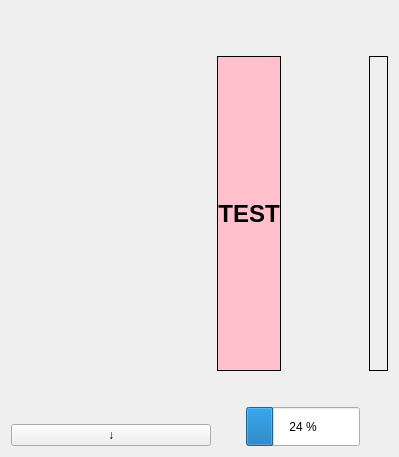
      <widget class="QWidget" name="tab">
       <property name="sizePolicy">
        <sizepolicy hsizetype="Preferred" vsizetype="Preferred">
         <horstretch>0</horstretch>
         <verstretch>0</verstretch>
        </sizepolicy>
       </property>
       <attribute name="title">
        <string> Information</string>
       </attribute>
       <layout class="QHBoxLayout" name="horizontalLayout_10" stretch="0,7">
        <item>
         <widget class="QFrame" name="left_frame">
          <property name="minimumSize">
           <size>
            <width>200</width>
            <height>0</height>
           </size>
          </property>
          <property name="frameShape">
           <enum>QFrame::NoFrame</enum>
          </property>
          <property name="frameShadow">
           <enum>QFrame::Plain</enum>
          </property>
          <layout class="QVBoxLayout" name="verticalLayout_8">
           <property name="spacing">
            <number>0</number>
           </property>
           <property name="leftMargin">
            <number>0</number>
           </property>
           <property name="topMargin">
            <number>0</number>
           </property>
           <property name="rightMargin">
            <number>0</number>
           </property>
           <property name="bottomMargin">
            <number>0</number>
           </property>
           <item>
            <layout class="QVBoxLayout" name="verticalLayout_9" stretch="0,0,0,0,0,0,0,0">
             <property name="spacing">
              <number>9</number>
             </property>
             <item>
              <layout class="QHBoxLayout" name="horizontalLayout_8">
               <item>
                <widget class="QLabel" name="lbl_boat_img">
                 <property name="minimumSize">
                  <size>
                   <width>50</width>
                   <height>50</height>
                  </size>
                 </property>
                 <property name="maximumSize">
                  <size>
                   <width>50</width>
                   <height>50</height>
                  </size>
                 </property>
                 <property name="frameShape">
                  <enum>QFrame::NoFrame</enum>
                 </property>
                 <property name="text">
                  <string/>
                 </property>
                 <property name="scaledContents">
                  <bool>true</bool>
                 </property>
                </widget>
               </item>
               <item>
                <spacer name="horizontalSpacer_5">
                 <property name="orientation">
                  <enum>Qt::Horizontal</enum>
                 </property>
                 <property name="sizeType">
                  <enum>QSizePolicy::Fixed</enum>
                 </property>
                 <property name="sizeHint" stdset="0">
                  <size>
                   <width>10</width>
                   <height>20</height>
                  </size>
                 </property>
                </spacer>
               </item>
               <item>
                <widget class="QLabel" name="lbl_boat_txt">
                 <property name="sizePolicy">
                  <sizepolicy hsizetype="Preferred" vsizetype="Preferred">
                   <horstretch>0</horstretch>
                   <verstretch>0</verstretch>
                  </sizepolicy>
                 </property>
                 <property name="frameShape">
                  <enum>QFrame::NoFrame</enum>
                 </property>
                 <property name="text">
                  <string/>
                 </property>
                </widget>
               </item>
              </layout>
             </item>
             <item>
              <layout class="QHBoxLayout" name="horizontalLayout_18">
               <item>
                <widget class="QLabel" name="lbl_date_img">
                 <property name="minimumSize">
                  <size>
                   <width>50</width>
                   <height>50</height>
                  </size>
                 </property>
                 <property name="maximumSize">
                  <size>
                   <width>50</width>
                   <height>50</height>
                  </size>
                 </property>
                 <property name="frameShape">
                  <enum>QFrame::NoFrame</enum>
                 </property>
                 <property name="text">
                  <string/>
                 </property>
                 <property name="scaledContents">
                  <bool>true</bool>
                 </property>
                </widget>
               </item>
               <item>
                <spacer name="horizontalSpacer_6">
                 <property name="orientation">
                  <enum>Qt::Horizontal</enum>
                 </property>
                 <property name="sizeType">
                  <enum>QSizePolicy::Fixed</enum>
                 </property>
                 <property name="sizeHint" stdset="0">
                  <size>
                   <width>10</width>
                   <height>20</height>
                  </size>
                 </property>
                </spacer>
               </item>
               <item>
                <widget class="QLabel" name="lbl_date_txt">
                 <property name="sizePolicy">
                  <sizepolicy hsizetype="Preferred" vsizetype="Preferred">
                   <horstretch>0</horstretch>
                   <verstretch>0</verstretch>
                  </sizepolicy>
                 </property>
                 <property name="frameShape">
                  <enum>QFrame::NoFrame</enum>
                 </property>
                 <property name="text">
                  <string/>
                 </property>
                 <property name="wordWrap">
                  <bool>true</bool>
                 </property>
                </widget>
               </item>
              </layout>
             </item>
             <item>
              <layout class="QHBoxLayout" name="horizontalLayout_12">
               <item>
                <widget class="QLabel" name="lbl_brightness_img">
                 <property name="minimumSize">
                  <size>
                   <width>50</width>
                   <height>50</height>
                  </size>
                 </property>
                 <property name="maximumSize">
                  <size>
                   <width>50</width>
                   <height>50</height>
                  </size>
                 </property>
                 <property name="frameShape">
                  <enum>QFrame::NoFrame</enum>
                 </property>
                 <property name="text">
                  <string/>
                 </property>
                 <property name="scaledContents">
                  <bool>true</bool>
                 </property>
                </widget>
               </item>
               <item>
                <spacer name="horizontalSpacer_13">
                 <property name="orientation">
                  <enum>Qt::Horizontal</enum>
                 </property>
                 <property name="sizeType">
                  <enum>QSizePolicy::Fixed</enum>
                 </property>
                 <property name="sizeHint" stdset="0">
                  <size>
                   <width>10</width>
                   <height>20</height>
                  </size>
                 </property>
                </spacer>
               </item>
               <item>
                <widget class="QLabel" name="lbl_brightness_txt">
                 <property name="sizePolicy">
                  <sizepolicy hsizetype="Preferred" vsizetype="Preferred">
                   <horstretch>0</horstretch>
                   <verstretch>0</verstretch>
                  </sizepolicy>
                 </property>
                 <property name="frameShape">
                  <enum>QFrame::NoFrame</enum>
                 </property>
                 <property name="text">
                  <string/>
                 </property>
                </widget>
               </item>
              </layout>
             </item>
             <item>
              <layout class="QHBoxLayout" name="horizontalLayout_23">
               <item>
                <widget class="QLabel" name="lbl_cloud_img">
                 <property name="minimumSize">
                  <size>
                   <width>50</width>
                   <height>50</height>
                  </size>
                 </property>
                 <property name="maximumSize">
                  <size>
                   <width>50</width>
                   <height>50</height>
                  </size>
                 </property>
                 <property name="frameShape">
                  <enum>QFrame::NoFrame</enum>
                 </property>
                 <property name="text">
                  <string/>
                 </property>
                 <property name="scaledContents">
                  <bool>true</bool>
                 </property>
                </widget>
               </item>
               <item>
                <spacer name="horizontalSpacer_14">
                 <property name="orientation">
                  <enum>Qt::Horizontal</enum>
                 </property>
                 <property name="sizeType">
                  <enum>QSizePolicy::Fixed</enum>
                 </property>
                 <property name="sizeHint" stdset="0">
                  <size>
                   <width>10</width>
                   <height>20</height>
                  </size>
                 </property>
                </spacer>
               </item>
               <item>
                <widget class="QLabel" name="lbl_cloud_txt">
                 <property name="sizePolicy">
                  <sizepolicy hsizetype="Preferred" vsizetype="Preferred">
                   <horstretch>0</horstretch>
                   <verstretch>0</verstretch>
                  </sizepolicy>
                 </property>
                 <property name="frameShape">
                  <enum>QFrame::NoFrame</enum>
                 </property>
                 <property name="text">
                  <string/>
                 </property>
                </widget>
               </item>
              </layout>
             </item>
             <item>
              <layout class="QHBoxLayout" name="horizontalLayout_20">
               <item>
                <widget class="QLabel" name="lbl_ble_antenna_img">
                 <property name="minimumSize">
                  <size>
                   <width>50</width>
                   <height>50</height>
                  </size>
                 </property>
                 <property name="maximumSize">
                  <size>
                   <width>50</width>
                   <height>50</height>
                  </size>
                 </property>
                 <property name="frameShape">
                  <enum>QFrame::NoFrame</enum>
                 </property>
                 <property name="text">
                  <string/>
                 </property>
                 <property name="scaledContents">
                  <bool>true</bool>
                 </property>
                </widget>
               </item>
               <item>
                <spacer name="horizontalSpacer_15">
                 <property name="orientation">
                  <enum>Qt::Horizontal</enum>
                 </property>
                 <property name="sizeType">
                  <enum>QSizePolicy::Fixed</enum>
                 </property>
                 <property name="sizeHint" stdset="0">
                  <size>
                   <width>10</width>
                   <height>20</height>
                  </size>
                 </property>
                </spacer>
               </item>
               <item>
                <widget class="QLabel" name="lbl_ble_antenna_txt">
                 <property name="sizePolicy">
                  <sizepolicy hsizetype="Preferred" vsizetype="Preferred">
                   <horstretch>0</horstretch>
                   <verstretch>0</verstretch>
                  </sizepolicy>
                 </property>
                 <property name="frameShape">
                  <enum>QFrame::NoFrame</enum>
                 </property>
                 <property name="text">
                  <string/>
                 </property>
                 <property name="wordWrap">
                  <bool>true</bool>
                 </property>
                </widget>
               </item>
              </layout>
             </item>
             <item>
              <layout class="QHBoxLayout" name="horizontalLayout_25">
               <item>
                <widget class="QLabel" name="lbl_gps_antenna_img">
                 <property name="minimumSize">
                  <size>
                   <width>50</width>
                   <height>50</height>
                  </size>
                 </property>
                 <property name="maximumSize">
                  <size>
                   <width>50</width>
                   <height>50</height>
                  </size>
                 </property>
                 <property name="frameShape">
                  <enum>QFrame::NoFrame</enum>
                 </property>
                 <property name="text">
                  <string/>
                 </property>
                 <property name="scaledContents">
                  <bool>true</bool>
                 </property>
                </widget>
               </item>
               <item>
                <spacer name="horizontalSpacer_17">
                 <property name="orientation">
                  <enum>Qt::Horizontal</enum>
                 </property>
                 <property name="sizeType">
                  <enum>QSizePolicy::Fixed</enum>
                 </property>
                 <property name="sizeHint" stdset="0">
                  <size>
                   <width>10</width>
                   <height>20</height>
                  </size>
                 </property>
                </spacer>
               </item>
               <item>
                <widget class="QLabel" name="lbl_gps_antenna_txt">
                 <property name="sizePolicy">
                  <sizepolicy hsizetype="Preferred" vsizetype="Preferred">
                   <horstretch>0</horstretch>
                   <verstretch>0</verstretch>
                  </sizepolicy>
                 </property>
                 <property name="frameShape">
                  <enum>QFrame::NoFrame</enum>
                 </property>
                 <property name="text">
                  <string/>
                 </property>
                </widget>
               </item>
              </layout>
             </item>
             <item>
              <layout class="QHBoxLayout" name="horizontalLayout_21">
               <item>
                <widget class="QLabel" name="lbl_cell_wifi_img">
                 <property name="minimumSize">
                  <size>
                   <width>50</width>
                   <height>50</height>
                  </size>
                 </property>
                 <property name="maximumSize">
                  <size>
                   <width>50</width>
                   <height>50</height>
                  </size>
                 </property>
                 <property name="frameShape">
                  <enum>QFrame::NoFrame</enum>
                 </property>
                 <property name="text">
                  <string/>
                 </property>
                 <property name="scaledContents">
                  <bool>true</bool>
                 </property>
                </widget>
               </item>
               <item>
                <spacer name="horizontalSpacer_20">
                 <property name="orientation">
                  <enum>Qt::Horizontal</enum>
                 </property>
                 <property name="sizeType">
                  <enum>QSizePolicy::Fixed</enum>
                 </property>
                 <property name="sizeHint" stdset="0">
                  <size>
                   <width>10</width>
                   <height>20</height>
                  </size>
                 </property>
                </spacer>
               </item>
               <item>
                <widget class="QLabel" name="lbl_cell_wifi_txt">
                 <property name="sizePolicy">
                  <sizepolicy hsizetype="Preferred" vsizetype="Preferred">
                   <horstretch>0</horstretch>
                   <verstretch>0</verstretch>
                  </sizepolicy>
                 </property>
                 <property name="frameShape">
                  <enum>QFrame::NoFrame</enum>
                 </property>
                 <property name="text">
                  <string/>
                 </property>
                </widget>
               </item>
              </layout>
             </item>
             <item>
              <widget class="QPushButton" name="btn_expand">
               <property name="text">
                <string>↓</string>
               </property>
              </widget>
             </item>
            </layout>
           </item>
          </layout>
         </widget>
        </item>
        <item>
         <layout class="QVBoxLayout" name="verticalLayout_11" stretch="1,8,0,1">
          <item>
           <layout class="QHBoxLayout" name="horizontalLayout_4" stretch="15">
            <item>
             <widget class="QLabel" name="lbl_main_txt">
              <property name="sizePolicy">
               <sizepolicy hsizetype="Ignored" vsizetype="Ignored">
                <horstretch>0</horstretch>
                <verstretch>0</verstretch>
               </sizepolicy>
              </property>
              <property name="font">
               <font>
                <pointsize>36</pointsize>
                <bold>false</bold>
               </font>
              </property>
              <property name="frameShape">
               <enum>QFrame::NoFrame</enum>
              </property>
              <property name="text">
               <string/>
              </property>
              <property name="alignment">
               <set>Qt::AlignCenter</set>
              </property>
              <property name="wordWrap">
               <bool>true</bool>
              </property>
             </widget>
            </item>
           </layout>
          </item>
          <item>
           <layout class="QHBoxLayout" name="horizontalLayout_11" stretch="1,4,1">
            <item>
             <widget class="QLabel" name="lbl_testmode">
              <property name="maximumSize">
               <size>
                <width>100</width>
                <height>16777215</height>
               </size>
              </property>
              <property name="font">
               <font>
                <pointsize>18</pointsize>
                <bold>true</bold>
               </font>
              </property>
              <property name="autoFillBackground">
               <bool>false</bool>
              </property>
              <property name="styleSheet">
               <string notr="true">background-color: pink</string>
              </property>
              <property name="frameShape">
               <enum>QFrame::Box</enum>
              </property>
              <property name="text">
               <string>TEST</string>
              </property>
              <property name="textFormat">
               <enum>Qt::PlainText</enum>
              </property>
              <property name="alignment">
               <set>Qt::AlignCenter</set>
              </property>
             </widget>
            </item>
            <item>
             <widget class="QLabel" name="lbl_main_img">
              <property name="sizePolicy">
               <sizepolicy hsizetype="Ignored" vsizetype="Ignored">
                <horstretch>0</horstretch>
                <verstretch>0</verstretch>
               </sizepolicy>
              </property>
              <property name="maximumSize">
               <size>
                <width>350</width>
                <height>350</height>
               </size>
              </property>
              <property name="font">
               <font>
                <pointsize>36</pointsize>
                <bold>false</bold>
               </font>
              </property>
              <property name="frameShape">
               <enum>QFrame::NoFrame</enum>
              </property>
              <property name="text">
               <string/>
              </property>
              <property name="pixmap">
               <pixmap>res/img_info_blue.png</pixmap>
              </property>
              <property name="scaledContents">
               <bool>true</bool>
              </property>
              <property name="alignment">
               <set>Qt::AlignCenter</set>
              </property>
              <property name="wordWrap">
               <bool>true</bool>
              </property>
             </widget>
            </item>
            <item>
             <widget class="QLabel" name="lbl_summary_dl">
              <property name="maximumSize">
               <size>
                <width>200</width>
                <height>16777215</height>
               </size>
              </property>
              <property name="font">
               <font>
                <pointsize>14</pointsize>
                <bold>false</bold>
               </font>
              </property>
              <property name="autoFillBackground">
               <bool>false</bool>
              </property>
              <property name="styleSheet">
               <string notr="true"/>
              </property>
              <property name="frameShape">
               <enum>QFrame::Box</enum>
              </property>
              <property name="textFormat">
               <enum>Qt::PlainText</enum>
              </property>
              <property name="alignment">
               <set>Qt::AlignCenter</set>
              </property>
             </widget>
            </item>
           </layout>
          </item>
          <item>
           <spacer name="verticalSpacer">
            <property name="orientation">
             <enum>Qt::Vertical</enum>
            </property>
            <property name="sizeHint" stdset="0">
             <size>
              <width>20</width>
              <height>30</height>
             </size>
            </property>
           </spacer>
          </item>
          <item>
           <layout class="QHBoxLayout" name="horizontalLayout_9" stretch="1,4,1">
            <property name="spacing">
             <number>6</number>
            </property>
            <item>
             <spacer name="horizontalSpacer_18">
              <property name="orientation">
               <enum>Qt::Horizontal</enum>
              </property>
              <property name="sizeHint" stdset="0">
               <size>
                <width>40</width>
                <height>20</height>
               </size>
              </property>
             </spacer>
            </item>
            <item>
             <widget class="QProgressBar" name="bar_dl">
              <property name="sizePolicy">
               <sizepolicy hsizetype="Preferred" vsizetype="Preferred">
                <horstretch>0</horstretch>
                <verstretch>0</verstretch>
               </sizepolicy>
              </property>
              <property name="maximumSize">
               <size>
                <width>16777215</width>
                <height>50</height>
               </size>
              </property>
              <property name="value">
               <number>24</number>
              </property>
              <property name="format">
               <string>%p %</string>
              </property>
             </widget>
            </item>
            <item>
             <spacer name="horizontalSpacer_19">
              <property name="orientation">
               <enum>Qt::Horizontal</enum>
              </property>
              <property name="sizeHint" stdset="0">
               <size>
                <width>40</width>
                <height>20</height>
               </size>
              </property>
             </spacer>
            </item>
           </layout>
          </item>
         </layout>
        </item>
       </layout>
      </widget>
